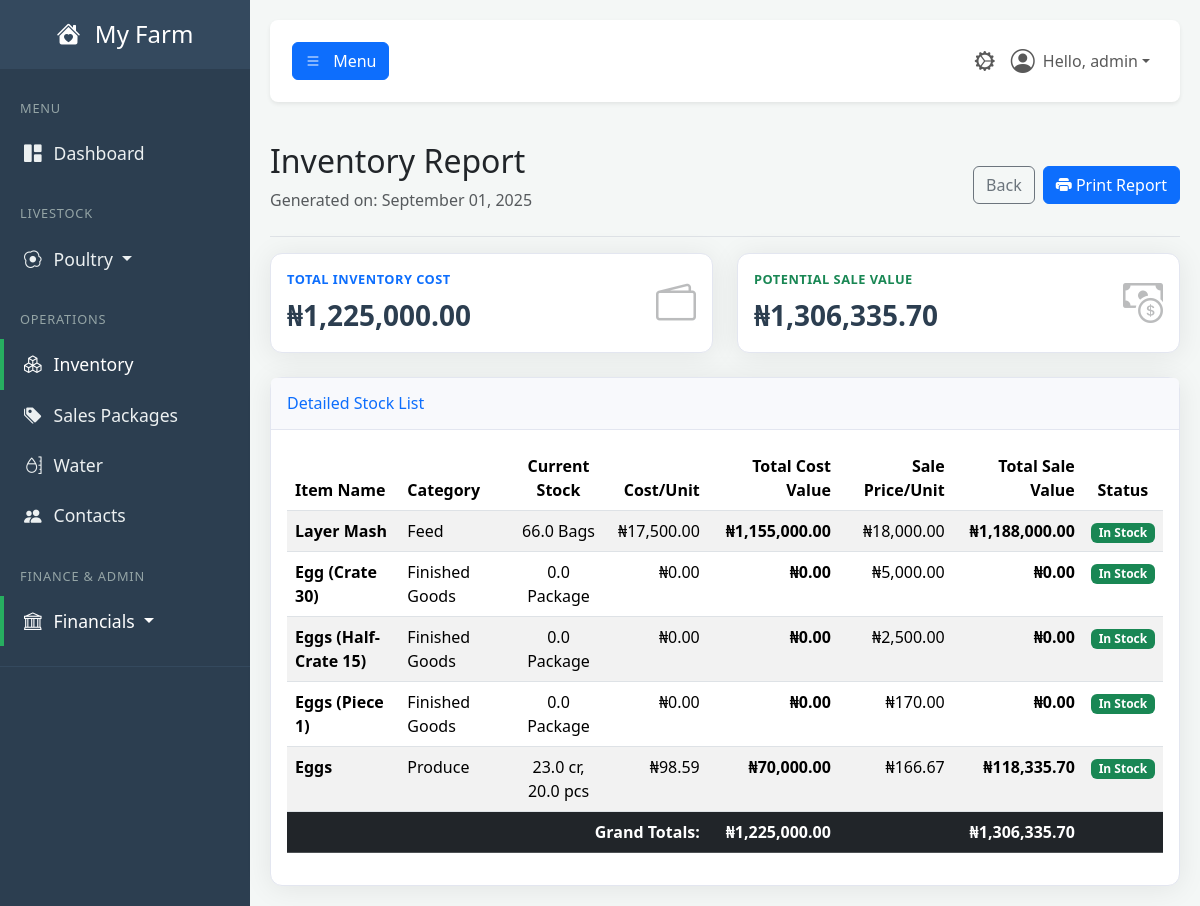
The app's page /report/inventory (signed in), older data.
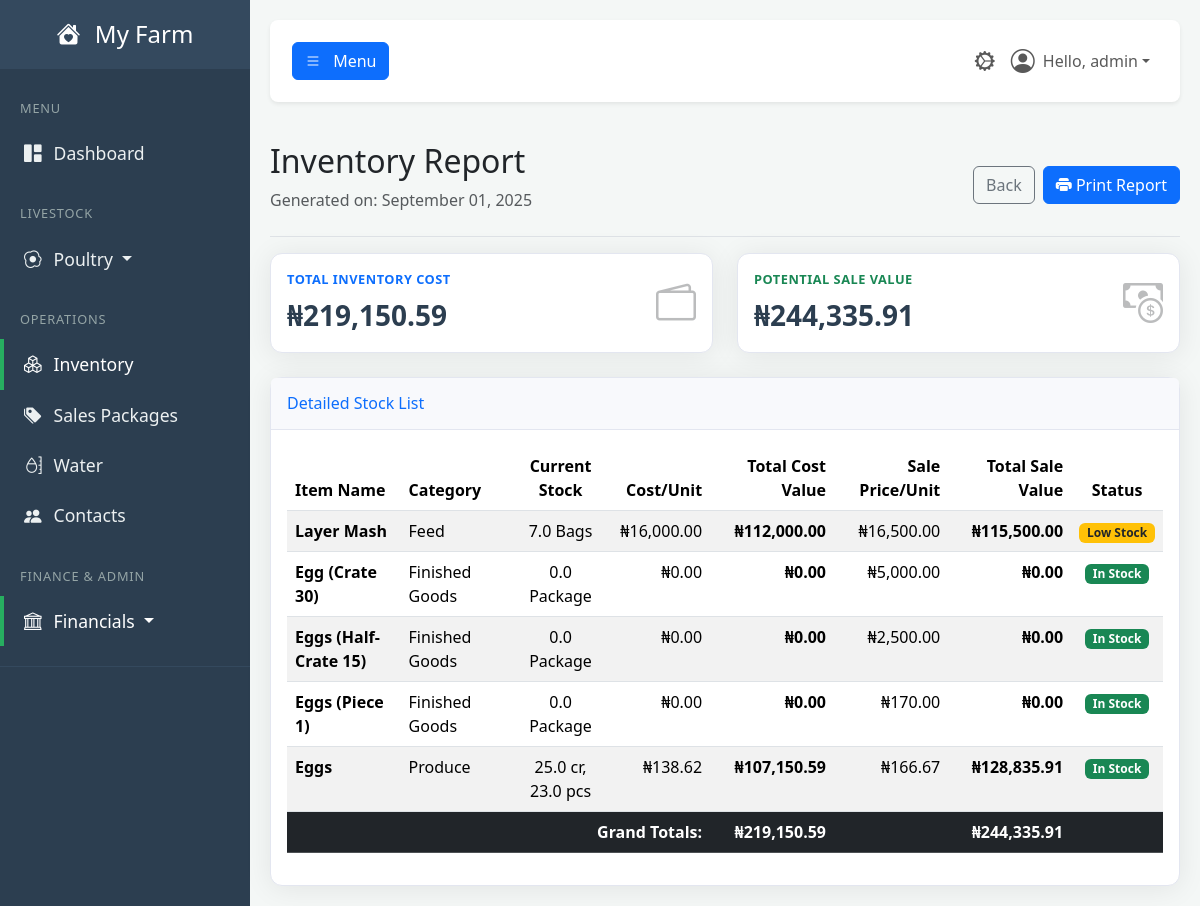
The same page, newer data.
### tables this page shows
CREATE TABLE inventory (
            id INTEGER PRIMARY KEY,
            name TEXT NOT NULL,
            category TEXT NOT NULL,
            quantity REAL NOT NULL,
            unit TEXT NOT NULL,
            unit_cost REAL NOT NULL DEFAULT 0,
            sale_price REAL NOT NULL DEFAULT 0,
            low_stock_threshold REAL,
            expiry_date TEXT,
            created_at TIMESTAMP DEFAULT CURRENT_TIMESTAMP
        );

### app.py (the view)
@app.route('/report/inventory')
@login_required
@permission_required('run_operational_reports')
def report_inventory():
    db = get_db()
    inventory_items = db.execute("""
        SELECT
            name, category, quantity, unit,
            unit_cost, sale_price, low_stock_threshold,
            (quantity * unit_cost) AS total_cost_value,
            (quantity * sale_price) AS total_sale_value
        FROM inventory
        ORDER BY category, name
    """).fetchall()
    total_inventory_cost = sum(item['total_cost_value'] for item in inventory_items if item['total_cost_value'] is not None)
    total_inventory_sale_value = sum(item['total_sale_value'] for item in inventory_items if item['total_sale_value'] is not None)
    report_date = date.today().strftime('%B %d, %Y')
    return render_template(
        'report_inventory.html', # <-- This is the final, correct filename.
        user=g.user,
        inventory_items=inventory_items,
        total_inventory_cost=total_inventory_cost,
        total_inventory_sale_value=total_inventory_sale_value,
        report_date=report_date,
        now=datetime.utcnow()
    )

### app.py (called while the page is built)
def get_db():
    if 'db' not in g:
        g.db = sqlite3.connect(DATABASE)
        g.db.row_factory = sqlite3.Row
    return g.db

def login_required(f):
    @wraps(f)
    def decorated_function(*args, **kwargs):
        if 'user_id' not in session:
            flash('Please log in to access this page.', 'warning')
            return redirect(url_for('login'))
        g.user = User.get_by_id(session['user_id'])
        if not g.user:
            session.clear()
            return redirect(url_for('login'))
        return f(*args, **kwargs)
    return decorated_function

def permission_required(permission_name):
    def decorator(f):
        @wraps(f)
        def decorated_function(*args, **kwargs):
            if not hasattr(g, 'user') or not g.user.has_permission(permission_name):
                flash('You do not have the required permission.', 'danger')
                return redirect(url_for('dashboard'))
            return f(*args, **kwargs)
        return decorated_function
    return decorator

### templates/report_inventory.html (shortened to what the changed rows need)
{% extends "base.html" %}
{% block content %}
    <div class="d-flex justify-content-between flex-wrap flex-md-nowrap align-items-center pt-3 pb-2 mb-3 border-bottom no-print">
        <div>
            <h1 class="h2">Inventory Report</h1>
        </div>
    </div>
    <div class="row mb-4">
        <div class="col-md-6">
            <div class="card shadow-sm h-100"><div class="card-body"><div class="row align-items-center"><div class="col"><div class="kpi-label text-primary">Total Inventory Cost</div><div class="kpi-value">₦{{ '{:,.2f}'.format(total_inventory_cost) }}</div></div><div class="col-auto kpi-icon"><i class="bi bi-wallet2"></i></div></div></div></div>
        </div>
        <div class="col-md-6">
            <div class="card shadow-sm h-100"><div class="card-body"><div class="row align-items-center"><div class="col"><div class="kpi-label text-success">Potential Sale Value</div><div class="kpi-value">₦{{ '{:,.2f}'.format(total_inventory_sale_value) }}</div></div><div class="col-auto kpi-icon"><i class="bi bi-cash-coin"></i></div></div></div></div>
        </div>
    </div>
    <div class="card shadow-sm">
        <div class="card-body">
            <div class="table-responsive">
                <table class="table table-striped table-hover">
                    <thead>
                        <tr>
                            <th>Item Name</th><th>Category</th><th class="text-center">Current Stock</th>
                            <th class="text-end">Cost/Unit</th><th class="text-end">Total Cost Value</th>
                            <th class="text-end">Sale Price/Unit</th><th class="text-end">Total Sale Value</th>
                            <th class="text-center">Status</th>
                        </tr>
                    </thead>
                    <tbody>
                        {% for item in inventory_items %}
                        <tr>
                            <td><strong>{{ item.name }}</strong></td>
                            <td>{{ item.category }}</td>
                            <td class="text-center">
                                {% if item.name == 'Eggs' %}{% set crates = (item.quantity // 30) %}{% set pieces = (item.quantity % 30) %}{{ crates }} cr, {{ pieces }} pcs{% else %}{{ item.quantity }} {{ item.unit }}{% endif %}
                            </td>
                            <td class="text-end">₦{{ '{:,.2f}'.format(item.unit_cost or 0) }}</td>
                            <td class="text-end"><strong>₦{{ '{:,.2f}'.format(item.total_cost_value or 0) }}</strong></td>
                            <td class="text-end">₦{{ '{:,.2f}'.format(item.sale_price or 0) }}</td>
                            <td class="text-end"><strong>₦{{ '{:,.2f}'.format(item.total_sale_value or 0) }}</strong></td>
                            <td class="text-center">
                                {% if item.low_stock_threshold is not none and item.quantity is not none and item.quantity <= item.low_stock_threshold %}
                                    <span class="badge bg-warning text-dark">Low Stock</span>
                                {% else %}
                                    <span class="badge bg-success">In Stock</span>
                                {% endif %}
                            </td>
                        </tr>
                        {% else %}
                        <tr><td colspan="8" class="text-center text-muted">No inventory items to report.</td></tr>
                        {% endfor %}
                    </tbody>
                    <tfoot>
                        <tr class="table-dark"><th colspan="4" class="text-end">Grand Totals:</th><th class="text-end">₦{{ '{:,.2f}'.format(total_inventory_cost) }}</th><th></th><th class="text-end">₦{{ '{:,.2f}'.format(total_inventory_sale_value) }}</th><th></th></tr>
                    </tfoot>
                </table>
            </div>
        </div>
    </div>
{% endblock %}

Row changes from the older to the newer data that the page shows:
changed inventory "Layer Mash": quantity "66.0" → "7.0"; unit_cost "17,500.00" → "16,000.00"; total_cost_value "1,155,000.00" → "112,000.00"; sale_price "18,000.00" → "16,500.00"; total_sale_value "1,188,000.00" → "115,500.00"; quantity "In Stock" → "Low Stock"
changed inventory "Eggs": crates "23.0" → "25.0"; pieces "20.0" → "23.0"; unit_cost "98.59" → "138.62"; total_cost_value "70,000.00" → "107,150.59"; total_sale_value "118,335.70" → "128,835.91"
Text that changed along with them:
{{ '{:,.2f}'.format(total_inventory_cost) }}: "1,225,000.00" → "219,150.59"
{{ '{:,.2f}'.format(total_inventory_sale_value) }}: "1,306,335.70" → "244,335.91"
